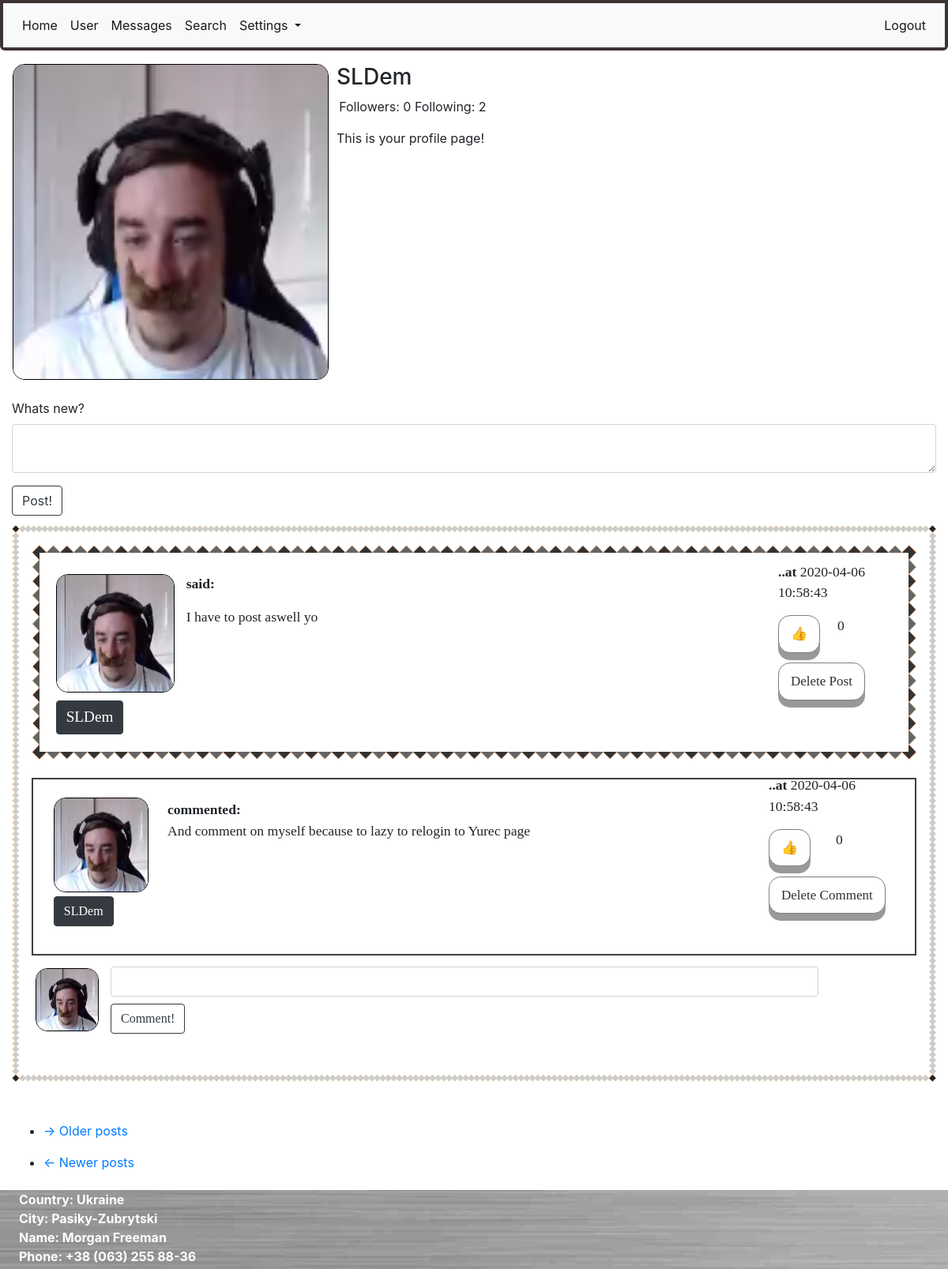
/user/SLDem (signed in), run on an earlier commit of the app's database.
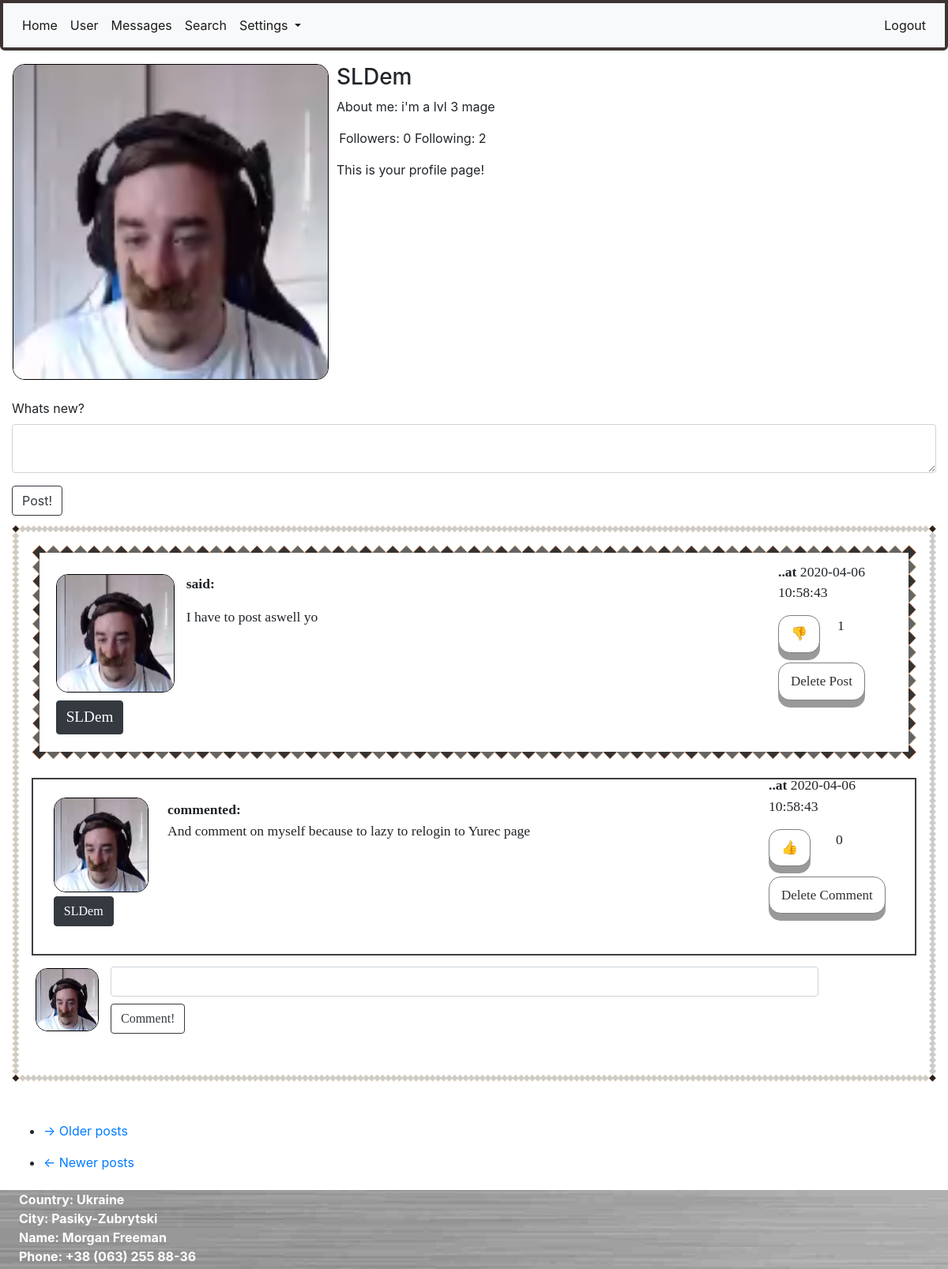
And on a later commit of the database.
### app/models.py (models this page shows, shortened)
class Post(db.Model):
    id = db.Column(db.Integer, primary_key=True)
    body = db.Column(db.String(140))
    timestamp = db.Column(db.DateTime, index=True, default=datetime.utcnow())
    user_id = db.Column(db.Integer, db.ForeignKey('user.id'))
    likes = db.relationship('PostLike', backref='post', lazy='dynamic')
    comments = db.relationship('Comment', backref='comment', lazy='dynamic')

class User(UserMixin, db.Model):
    id = db.Column(db.Integer, primary_key=True)
    username = db.Column(db.String(64), index=True, unique=True)
    email = db.Column(db.String(124), index=True, unique=True)
    password_hash = db.Column(db.String(128))
    about_me = db.Column(db.String(1024))
    last_seen = db.Column(db.DateTime, default=datetime.utcnow())
    avatar_set = db.Column(db.Boolean, default=False)
    posts = db.relationship("Post", backref='author', lazy='dynamic')
    comments = db.relationship("Comment", backref='commenter', lazy='dynamic')
    followed = db.relationship(
        'User', secondary=followers,
        primaryjoin=(followers.c.follower_id == id),
        secondaryjoin=(followers.c.followed_id == id),
        backref=db.backref('followers', lazy='dynamic'), lazy='dynamic')
    liked = db.relationship(
        'PostLike',
        foreign_keys='PostLike.user_id',
        backref='user', lazy='dynamic')
    comment_liked = db.relationship(
        'CommentLike',
        foreign_keys='CommentLike.user_id',
        backref='user', lazy='dynamic')
    messages_sent = db.relationship(
        'Message',
        foreign_keys='Message.sender_id',
        backref='author', lazy='dynamic')
    messages_received = db.relationship(
        'Message',
        foreign_keys='Message.recipient_id',
        backref='recipient', lazy='dynamic')
    def liked_post(self, post):
        return PostLike.query.filter(PostLike.user_id == self.id,
                                     PostLike.post_id == post.id).count() > 0
    def liked_comment(self, comment):
        return CommentLike.query.filter(CommentLike.user_id == self.id,
                                        CommentLike.comment_id == comment.id).count() > 0

### app/routes.py (the view)
@login_required
@app.route('/user/<username>', methods=['POST', 'GET'])
def user(username):
    if current_user.is_authenticated:
        form = PostForm()
        if form.validate_on_submit():
            post = Post(body=form.post.data, author=current_user)
            db.session.add(post)
            db.session.commit()
            flash('Your post has been posted!')
            return redirect(url_for('user', username=current_user.username))
        user = User.query.filter_by(username=username).first_or_404()
        page = request.args.get('page', 1, type=int)
        comments = Comment.query.all()
        posts = user.posts.order_by(Post.timestamp.desc()).paginate(
            page, 8, False)
        next_url = url_for('user', username=user.username, page=posts.next_num) if posts.has_next else None
        prev_url = url_for('user', username=user.username, page=posts.prev_num) if posts.has_prev else None
        return render_template('user.html', title=user.username, user=user, username=current_user.username,
                               posts=posts.items, comments=comments, next_url=next_url, prev_url=prev_url, form=form)
    return redirect(url_for('login'))

### app/forms.py
class PostForm(FlaskForm):
    post = TextAreaField("Whats new?", validators=[DataRequired(), Length(min=1, max=1028)])
    submit = SubmitField('Post!')

### app/models.py (called while the page is built)
@login.user_loader
def load_user(id):
    return User.query.get(int(id))

### app/templates/user.html (shortened to what this page needs)
{% extends "base.html" %}
{% import "bootstrap/wtf.html" as wtf %}
{% block app_content %}
    <table style="margin-top: 1%; ">
        <tr valign="top" style="width: 100%;">
            <td>
                {% if user.avatar_set %}
                    <img class="avatar" height="400px" width="400px" src="/static/{{user.username}}.jpg">
                {% else %}
                    <img class="roboavatar" src="{{ avatars.robohash(user.username, size='400') }}" />
                {% endif %}
            </td>
            <td>
                <div style="margin-left: 0.5rem; width: 220%;">
                    <h3>{{ user.username }}</h3>
                    {% if user.about_me %}
                        <p>About me: {{ user.about_me }}</p>
                    {% endif %}
                    <p style="margin-left: 0.2rem;">Followers: {{ user.followers.count() }} Following: {{ user.followed.count() }}</p>
                    {% if user == current_user %}
                        <p>This is your profile page!</p>
                    {% elif not current_user.is_following(user) %}
                    <a href="{{ url_for('follow', username=user.username) }}"><button class="btn btn-dark"><div class="link_button">Follow</div></button></a>
                    {% else %}
                    <a href="{{ url_for('unfollow', username=user.username) }}"><button class="btn btn-dark"><div class="link_button">Unfollow</div></button></a>
                    {% endif %}
            </td>
        </tr>
    </table>
    <div style="margin-top: 2%;">
        {% if form %}
            {{ wtf.quick_form(form, button_map={'submit':'btn btn-outline-dark'}) }}
        {% endif %}
    </div>
    <div style="margin-top: 1%;">
        {% for post in posts %}
            {% include "_post.html" %}
        {% endfor %}
        <div style="margin-bottom: 2%;">
            <nav aria-label="...">
                <ul>
                    <li class="next{% if not next_url %} disabled{% endif %}">
                        <a href="{{ next_url or '#' }}">
                            <span aria-hidden="true">&rarr;</span> Older posts
                        </a>
                    </li>
                </ul>
                <ul class="pager">
                    <li class="previous{% if not prev_url %} disabled{% endif %}">
                        <a href="{{ prev_url or '#' }}">
                            <span aria-hidden="true">&larr;</span> Newer posts
                        </a>
                    </li>
                </ul>
            </nav>
        </div>
    </div>
{% endblock %}

### app/templates/_post.html (shortened to what this page needs)
<div class="post_with_background" style="margin-bottom: 50px;">
    <div class="post">
        <div id="container_post">
            <div id="left_post">
                <div style="position: absolute; margin-left: -5px;">
                    <a href="{{ url_for('user', username=post.author.username) }}">
                        {% if post.author.avatar_set %}
                        <img class="avatar" height="150px" width="150px"
                             src="{{ url_for('static', filename=post.author.username + '.jpg') }}">
                        {% else %}
                        <img class="roboavatar" src="{{ avatars.robohash(post.author.username, size='150') }}"/>
                        {% endif %}
                    </a>
                </div>
                <div style="position: relative; margin-top: 160px; margin-left: -5px;">
                    <a href="{{ url_for('user', username=post.author.username) }}"><button class="btn btn-dark">
                        <div class="username_in_post">{{ post.author.username }}</div>
                    </button></a>
                </div>
            </div>
            <div id="center_post">
                <p><b>said: </b></p>
                <p id="post{{ post.id }}">{{ post.body }}</p>
            </div>
            <div id="right_post">
                <p><b>..at</b> {{post.timestamp.replace(microsecond=0)}}</p>
                {% if current_user.liked_post(post) %}
                <div id="like_container">
                    <div id="like_button"><a href="{{ url_for('like_action', post_id=post.id, action='dislike') }}">
                        <div class="button">&#128078</div></a>
                    </div>
                    <div id="like_count"><p>{{ post.likes.count() }}</p></div>
                </div>
                {% else %}
                <div id="dislike_container">
                    <div id="dislike_button"><a href="{{ url_for('like_action', post_id=post.id, action='like') }}">
                        <div class="button">&#128077</div></a>
                    </div>
                    <div id="dislike_count"><p>{{ post.likes.count() }}</p></div>
                </div>
                {% endif %}
                <div class="delete_button">
                    {% if current_user.username == post.author.username %}
                    <a href="{{url_for('are_you_sure_post', post_id=post.id)}}"><div class="button">Delete Post</div></a>
                    {% endif %}
                </div>
            </div>
        </div>
    </div>
    {% for comment in comments %}
        {% if comment in post.comments %}
            {% include "_comment.html" %}
        {% endif %}
    {% endfor %}
    <div id="container_post_comment">
        <div id="left_post_comment">
            {% if current_user.avatar_set %}
            <img class="avatar" height="80px" width="80px"
                 src="{{ url_for('static', filename=current_user.username + '.jpg') }}">
            {% else %}
            <img class="roboavatar" src="{{ avatars.robohash(current_user.username, size='80') }}"/>
            {% endif %}
        </div>
        <div class="comment_with_background">
            <div id="right_post_comment">
                <form action="{{ url_for('comment', post_id=post.id) }}" method="post"
                      style="margin-bottom: 4%;">
                    <input style="width: 100%; margin-bottom: 1%;" class="form-control" type=text name=comment>
                    <input type=submit class="btn btn-outline-dark" value=Comment!>
                </form>
            </div>
        </div>
    </div>
</div>

What changed in the data, as far as the page shows it:
changed User "SLDem": about_me (not shown) → "i'm a lvl 3 mage"
computed for Post "I have to post aswell yo": likes.count "0" → "1"; text "👍" → "👎"
Also different on the page:
text now shown: "About me:"
